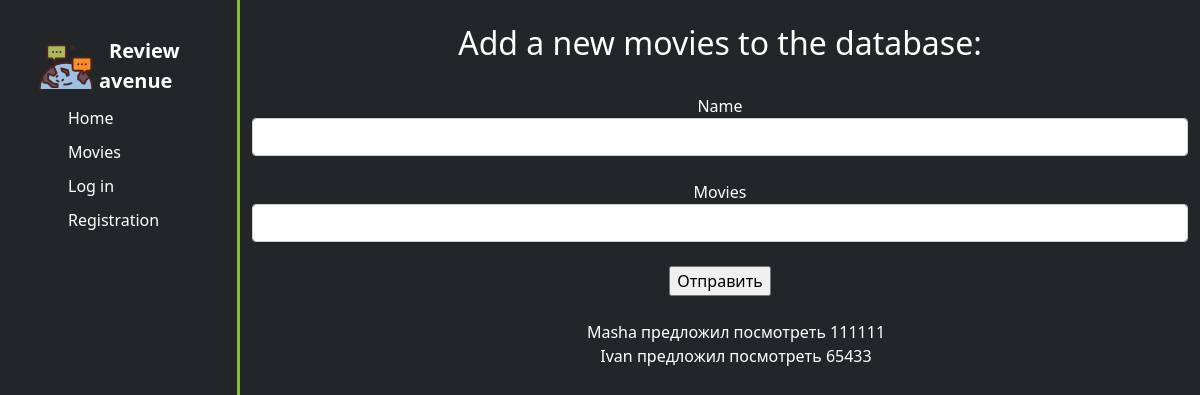
The app's page /add, older data.
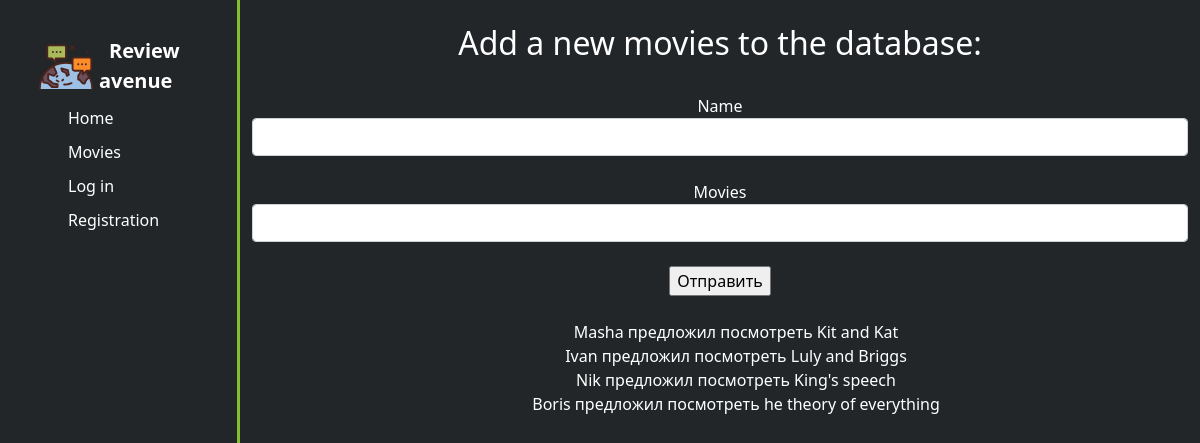
The same page, newer data.
### comments/models.py (models this page shows)
class Add(models.Model):
    name = models.CharField(max_length=30)
    kino = models.TextField()
    def __str__(self):
        return f"{self.name} предложил посмотреть {self.kino}"

### comments/views.py (the view)
# urls.py: path('add', views.add, name='add'),
def add(request):
   all_add = Add.objects.all()
   context = {'all_add': all_add}
   if request.POST:
       name = request.POST['name']
       kino = request.POST['kino']
       Add.objects.create(name=name, kino=kino)
       return render(request, 'comments/add.html', context=context)
   else:
       return render(request, 'comments/add.html', context=context)

### comments/templates/comments/add.html (shortened to what this page needs)
{% extends 'base_generic.html' %}
{% block content %}
<div>
    <br>
    <h2>Add a new movies to the database:</h2>
    <br>
    <form action="" method="POST">
        <div>
            <label for="name">Name</label>
            <input class="form-control" type="text" id="name" name="name">
        </div>
        <br>
        <div class="form-group">
            <label for="kino">Movies</label>
            <input class="form-control" type="text" id="kino" name="kino">
        </div>
        <br>
        <input  type="submit" value="Отправить">
    </form>
    <br>
    <ul>
        {% for add in all_add%}
            <div>{{ add }}</div>
        {% endfor %}
    </ul>
</div>
{% endblock %}

Row changes from the older to the newer data that the page shows:
removed Add: name+kino "Masha предложил посмотреть 111111"
removed Add: name+kino "Ivan предложил посмотреть 65433"
added Add: name+kino "Masha предложил посмотреть Kit and Kat"
added Add: name+kino "Ivan предложил посмотреть Luly and Briggs"
added Add: name+kino "Nik предложил посмотреть King's speech"
added Add: name+kino "Boris предложил посмотреть he theory of everything"
